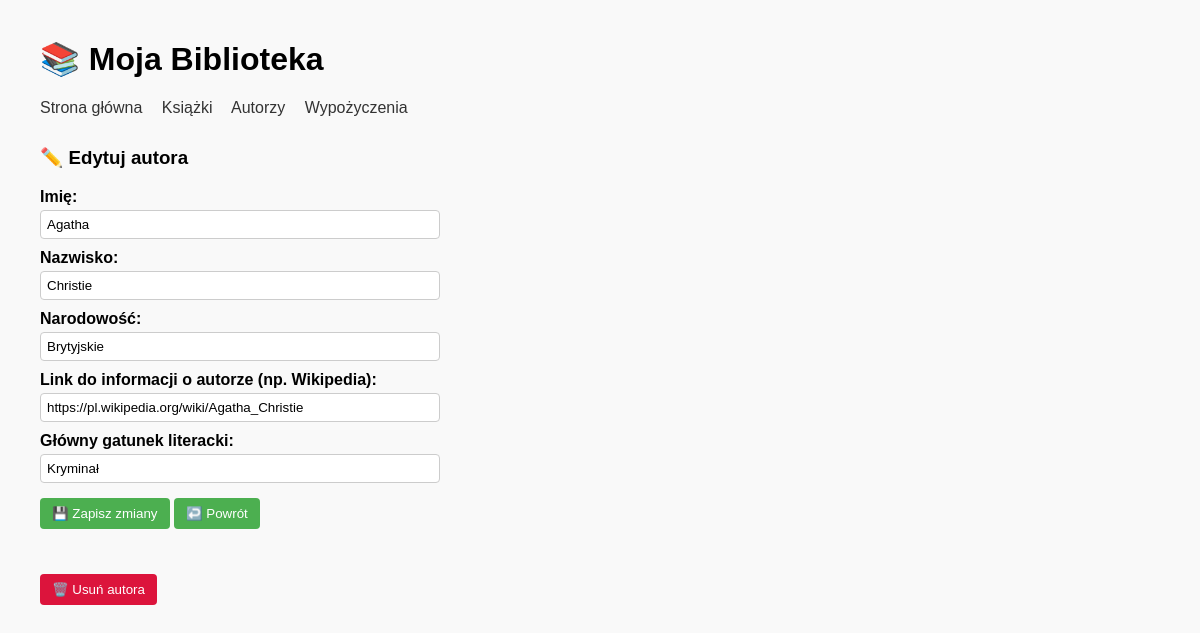
Page /authors/edit/1 on the committed database.
### app/models.py (models this page shows, shortened)
class Author(db.Model):
    __tablename__ = "authors"
    id = db.Column(db.Integer, primary_key=True)
    name = db.Column(db.String(100), nullable=False)
    surname = db.Column(db.String(100), nullable=False)
    nationality = db.Column(db.String(100))
    main_genre = db.Column(db.String(100))
    info_url = db.Column(db.String(300), nullable=True)
    books = db.relationship("Book", backref="author", lazy="dynamic")

### app/routes.py (the view, shortened to what this page needs)
@app.route("/authors/edit/<int:author_id>", methods=["GET", "POST"])
def edit_author(author_id):
    author = Author.query.get_or_404(author_id)
    return render_template("edit_author.html", author=author)

### app/templates/edit_author.html (shortened to what this page needs)
{% extends "base.html" %}
{% block content %}
<h3>✏️ Edytuj autora</h3>
<form method="POST">
    <label for="name">Imię:</label>
    <input type="text" name="name" value="{{ author.name }}" required><br>
    <label for="surname">Nazwisko:</label>
    <input type="text" name="surname" value="{{ author.surname }}" required><br>
    <label for="nationality">Narodowość:</label>
    <input type="text" name="nationality" value="{{ author.nationality }}"><br>
    <label for="info_url">Link do informacji o autorze (np. Wikipedia):</label>
    <input type="url" name="info_url" value="{{ author.info_url }}" placeholder="https://..."><br>
    <label for="main_genre">Główny gatunek literacki:</label>
    <input type="text" name="main_genre" value="{{ author.main_genre if author else '' }}">
    <button type="submit">💾 Zapisz zmiany</button>
    <a href="{{ url_for('authors') }}"><button type="button">↩️ Powrót</button></a>
</form>
<form method="POST" action="{{ url_for('delete_author', author_id=author.id) }}" onsubmit="return confirm('Czy na pewno chcesz usunąć tego autora?');">
    <button type="submit" style="background-color: crimson; color: white;">🗑️ Usuń autora</button>
</form>
{% endblock %}

### app/static/style.css (style rules this page uses)
body { font-family: Arial, sans-serif; margin: 40px; background-color: #f9f9f9; }
form:not(.filter-row) { max-width: 400px; margin-bottom: 30px; }
form label { display: block; margin-top: 10px; font-weight: bold; }
form input, form select { width: 100%; padding: 6px; margin-top: 4px; box-sizing: border-box; border: 1px solid #ccc; border-radius: 4px; }
form button { margin-top: 15px; padding: 8px 12px; background-color: #4CAF50; color: white; border: none; border-radius: 4px; cursor: pointer; }

### rows in the picture
Author: name "Agatha", surname "Christie", nationality "Brytyjskie", info_url "https://pl.wikipedia.org/wiki/Agatha_Christie", main_genre "Kryminał"
